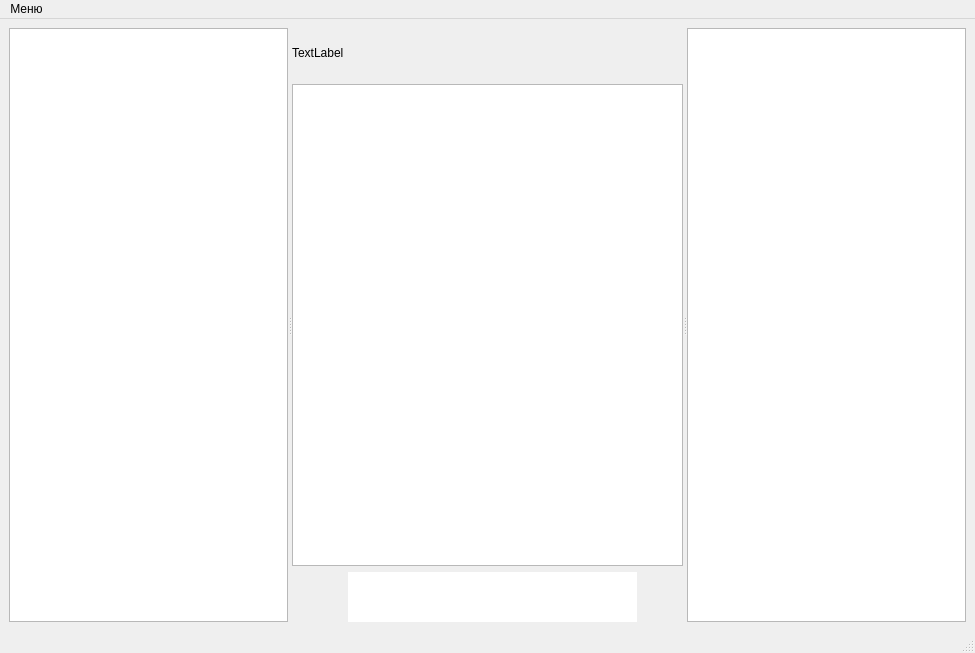
<?xml version="1.0" encoding="UTF-8"?>
<ui version="4.0">
 <class>MainWindow</class>
 <widget class="QMainWindow" name="MainWindow">
  <property name="geometry">
   <rect>
    <x>0</x>
    <y>0</y>
    <width>975</width>
    <height>653</height>
   </rect>
  </property>
  <property name="windowTitle">
   <string>PussyGram</string>
  </property>
  <property name="windowIcon">
   <iconset resource="../build-pussyGram2-Desktop_Qt_5_13_2_MinGW_64_bit-Debug/debug/qmake_qmake_immediate.qrc">
    <normaloff>:/res/kisspng-emoji-tiger-text-messaging-emoticon-sticker-lion-face-5ac99e07d28a10.8305330915231626318624.png</normaloff>:/res/kisspng-emoji-tiger-text-messaging-emoticon-sticker-lion-face-5ac99e07d28a10.8305330915231626318624.png</iconset>
  </property>
  <property name="styleSheet">
   <string notr="true"/>
  </property>
  <widget class="QWidget" name="centralwidget">
   <layout class="QGridLayout" name="gridLayout_5">
    <item row="0" column="0">
     <widget class="QSplitter" name="splitter">
      <property name="orientation">
       <enum>Qt::Horizontal</enum>
      </property>
      <widget class="QWidget" name="gridLayoutWidget">
       <layout class="QGridLayout" name="left_layout">
        <item row="0" column="0">
         <widget class="QListWidget" name="chats_list"/>
        </item>
       </layout>
      </widget>
      <widget class="QWidget" name="gridLayoutWidget_2">
       <layout class="QGridLayout" name="center_layout">
        <item row="3" column="0">
         <widget class="QPushButton" name="emoji_button">
          <property name="sizePolicy">
           <sizepolicy hsizetype="Fixed" vsizetype="Fixed">
            <horstretch>0</horstretch>
            <verstretch>0</verstretch>
           </sizepolicy>
          </property>
          <property name="minimumSize">
           <size>
            <width>50</width>
            <height>50</height>
           </size>
          </property>
          <property name="maximumSize">
           <size>
            <width>50</width>
            <height>50</height>
           </size>
          </property>
          <property name="styleSheet">
           <string notr="true"/>
          </property>
          <property name="text">
           <string/>
          </property>
          <property name="icon">
           <iconset resource="../build-pussyGram2-Desktop_Qt_5_13_2_MinGW_64_bit-Debug/debug/qmake_qmake_immediate.qrc">
            <normaloff>:/res/kisspng-emoji-tiger-text-messaging-emoticon-sticker-lion-face-5ac99e07d28a10.8305330915231626318624.png</normaloff>:/res/kisspng-emoji-tiger-text-messaging-emoticon-sticker-lion-face-5ac99e07d28a10.8305330915231626318624.png</iconset>
          </property>
          <property name="iconSize">
           <size>
            <width>50</width>
            <height>50</height>
           </size>
          </property>
          <property name="flat">
           <bool>true</bool>
          </property>
         </widget>
        </item>
        <item row="0" column="0" colspan="3">
         <widget class="QLabel" name="name_label">
          <property name="minimumSize">
           <size>
            <width>0</width>
            <height>50</height>
           </size>
          </property>
          <property name="text">
           <string>TextLabel</string>
          </property>
         </widget>
        </item>
        <item row="3" column="1">
         <widget class="QTextEdit" name="input_line">
          <property name="maximumSize">
           <size>
            <width>16777215</width>
            <height>50</height>
           </size>
          </property>
          <property name="font">
           <font>
            <pointsize>12</pointsize>
           </font>
          </property>
          <property name="frameShape">
           <enum>QFrame::NoFrame</enum>
          </property>
          <property name="verticalScrollBarPolicy">
           <enum>Qt::ScrollBarAlwaysOff</enum>
          </property>
          <property name="horizontalScrollBarPolicy">
           <enum>Qt::ScrollBarAlwaysOff</enum>
          </property>
         </widget>
        </item>
        <item row="3" column="2">
         <widget class="QPushButton" name="send_button">
          <property name="maximumSize">
           <size>
            <width>50</width>
            <height>50</height>
           </size>
          </property>
          <property name="text">
           <string/>
          </property>
          <property name="icon">
           <iconset resource="../build-pussyGram2-Desktop_Qt_5_13_2_MinGW_64_bit-Debug/debug/qmake_qmake_immediate.qrc">
            <normaloff>:/res/pngaaa.com-946722 (1).png</normaloff>:/res/pngaaa.com-946722 (1).png</iconset>
          </property>
          <property name="iconSize">
           <size>
            <width>45</width>
            <height>25</height>
           </size>
          </property>
          <property name="flat">
           <bool>true</bool>
          </property>
         </widget>
        </item>
        <item row="1" column="0" colspan="3">
         <widget class="QTextEdit" name="chat_"/>
        </item>
       </layout>
      </widget>
      <widget class="QWidget" name="gridLayoutWidget_3">
       <layout class="QGridLayout" name="right_layout">
        <item row="0" column="0" colspan="2">
         <widget class="QListWidget" name="members_list"/>
        </item>
       </layout>
      </widget>
     </widget>
    </item>
   </layout>
  </widget>
  <widget class="QMenuBar" name="menubar">
   <property name="geometry">
    <rect>
     <x>0</x>
     <y>0</y>
     <width>975</width>
     <height>25</height>
    </rect>
   </property>
   <widget class="QMenu" name="menu">
    <property name="title">
     <string>Меню</string>
    </property>
    <addaction name="action"/>
    <addaction name="action_4"/>
    <addaction name="separator"/>
    <addaction name="action_3"/>
    <addaction name="separator"/>
    <addaction name="action_2"/>
   </widget>
   <addaction name="menu"/>
  </widget>
  <widget class="QStatusBar" name="statusbar"/>
  <action name="action">
   <property name="text">
    <string>Добавить друга</string>
   </property>
  </action>
  <action name="action_2">
   <property name="text">
    <string>Сменить пользователя</string>
   </property>
  </action>
  <action name="action_3">
   <property name="text">
    <string>Создать группу</string>
   </property>
  </action>
  <action name="action_4">
   <property name="text">
    <string>Удалить друга</string>
   </property>
  </action>
 </widget>
 <resources>
  <include location="../build-pussyGram2-Desktop_Qt_5_13_2_MinGW_64_bit-Debug/debug/qmake_qmake_immediate.qrc"/>
 </resources>
 <connections/>
</ui>
